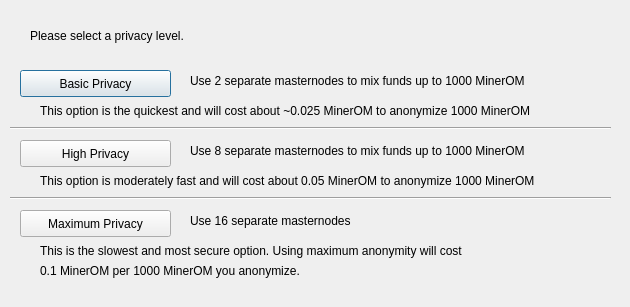
<?xml version="1.0" encoding="UTF-8"?>
<ui version="4.0">
 <class>DarksendConfig</class>
 <widget class="QDialog" name="DarksendConfig">
  <property name="geometry">
   <rect>
    <x>0</x>
    <y>0</y>
    <width>630</width>
    <height>307</height>
   </rect>
  </property>
  <property name="windowTitle">
   <string>Configure PrivateSend</string>
  </property>
  <widget class="QPushButton" name="buttonBasic">
   <property name="geometry">
    <rect>
     <x>20</x>
     <y>70</y>
     <width>151</width>
     <height>27</height>
    </rect>
   </property>
   <property name="text">
    <string>Basic Privacy</string>
   </property>
  </widget>
  <widget class="QPushButton" name="buttonHigh">
   <property name="geometry">
    <rect>
     <x>20</x>
     <y>140</y>
     <width>151</width>
     <height>27</height>
    </rect>
   </property>
   <property name="text">
    <string>High Privacy</string>
   </property>
  </widget>
  <widget class="QPushButton" name="buttonMax">
   <property name="geometry">
    <rect>
     <x>20</x>
     <y>210</y>
     <width>151</width>
     <height>27</height>
    </rect>
   </property>
   <property name="text">
    <string>Maximum Privacy</string>
   </property>
  </widget>
  <widget class="QLabel" name="label">
   <property name="geometry">
    <rect>
     <x>30</x>
     <y>20</y>
     <width>571</width>
     <height>31</height>
    </rect>
   </property>
   <property name="text">
    <string>Please select a privacy level.</string>
   </property>
  </widget>
  <widget class="QLabel" name="label_2">
   <property name="geometry">
    <rect>
     <x>190</x>
     <y>70</y>
     <width>421</width>
     <height>21</height>
    </rect>
   </property>
   <property name="text">
    <string>Use 2 separate masternodes to mix funds up to 1000 MinerOM</string>
   </property>
  </widget>
  <widget class="QLabel" name="label_3">
   <property name="geometry">
    <rect>
     <x>190</x>
     <y>140</y>
     <width>411</width>
     <height>21</height>
    </rect>
   </property>
   <property name="text">
    <string>Use 8 separate masternodes to mix funds up to 1000 MinerOM</string>
   </property>
  </widget>
  <widget class="QLabel" name="label_4">
   <property name="geometry">
    <rect>
     <x>190</x>
     <y>210</y>
     <width>421</width>
     <height>21</height>
    </rect>
   </property>
   <property name="text">
    <string>Use 16 separate masternodes</string>
   </property>
  </widget>
  <widget class="QLabel" name="label_6">
   <property name="geometry">
    <rect>
     <x>40</x>
     <y>100</y>
     <width>561</width>
     <height>21</height>
    </rect>
   </property>
   <property name="text">
    <string>This option is the quickest and will cost about ~0.025 MinerOM to anonymize 1000 MinerOM</string>
   </property>
  </widget>
  <widget class="QLabel" name="label_7">
   <property name="geometry">
    <rect>
     <x>40</x>
     <y>170</y>
     <width>561</width>
     <height>21</height>
    </rect>
   </property>
   <property name="text">
    <string>This option is moderately fast and will cost about 0.05 MinerOM to anonymize 1000 MinerOM</string>
   </property>
  </widget>
  <widget class="QLabel" name="label_8">
   <property name="geometry">
    <rect>
     <x>40</x>
     <y>240</y>
     <width>561</width>
     <height>21</height>
    </rect>
   </property>
   <property name="text">
    <string>This is the slowest and most secure option. Using maximum anonymity will cost</string>
   </property>
  </widget>
  <widget class="QLabel" name="label_9">
   <property name="geometry">
    <rect>
     <x>40</x>
     <y>260</y>
     <width>561</width>
     <height>21</height>
    </rect>
   </property>
   <property name="text">
    <string>0.1 MinerOM per 1000 MinerOM you anonymize.</string>
   </property>
  </widget>
  <widget class="Line" name="line">
   <property name="geometry">
    <rect>
     <x>10</x>
     <y>120</y>
     <width>601</width>
     <height>16</height>
    </rect>
   </property>
   <property name="orientation">
    <enum>Qt::Horizontal</enum>
   </property>
  </widget>
  <widget class="Line" name="line_2">
   <property name="geometry">
    <rect>
     <x>10</x>
     <y>190</y>
     <width>601</width>
     <height>16</height>
    </rect>
   </property>
   <property name="orientation">
    <enum>Qt::Horizontal</enum>
   </property>
  </widget>
 </widget>
 <resources/>
 <connections/>
</ui>
